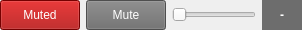
     <widget class="QWidget" name="VolumeSliderControl" native="true">
      <property name="sizePolicy">
       <sizepolicy hsizetype="Expanding" vsizetype="Fixed">
        <horstretch>0</horstretch>
        <verstretch>0</verstretch>
       </sizepolicy>
      </property>
      <property name="minimumSize">
       <size>
        <width>0</width>
        <height>30</height>
       </size>
      </property>
      <property name="maximumSize">
       <size>
        <width>16777215</width>
        <height>30</height>
       </size>
      </property>
      <layout class="QHBoxLayout" name="Layout_Volume">
       <property name="leftMargin">
        <number>0</number>
       </property>
       <property name="topMargin">
        <number>0</number>
       </property>
       <property name="rightMargin">
        <number>0</number>
       </property>
       <property name="bottomMargin">
        <number>0</number>
       </property>
       <item>
        <widget class="QPushButton" name="pushButtonUnMute">
         <property name="sizePolicy">
          <sizepolicy hsizetype="Fixed" vsizetype="Fixed">
           <horstretch>0</horstretch>
           <verstretch>0</verstretch>
          </sizepolicy>
         </property>
         <property name="minimumSize">
          <size>
           <width>80</width>
           <height>30</height>
          </size>
         </property>
         <property name="maximumSize">
          <size>
           <width>80</width>
           <height>30</height>
          </size>
         </property>
         <property name="styleSheet">
          <string notr="true">color: rgb(255, 255, 255);
background-color: rgb(164, 0, 0);
outline: none;</string>
         </property>
         <property name="text">
          <string>Muted</string>
         </property>
        </widget>
       </item>
       <item>
        <widget class="QPushButton" name="pushButtonMute">
         <property name="sizePolicy">
          <sizepolicy hsizetype="Fixed" vsizetype="Fixed">
           <horstretch>0</horstretch>
           <verstretch>0</verstretch>
          </sizepolicy>
         </property>
         <property name="minimumSize">
          <size>
           <width>80</width>
           <height>30</height>
          </size>
         </property>
         <property name="maximumSize">
          <size>
           <width>80</width>
           <height>30</height>
          </size>
         </property>
         <property name="styleSheet">
          <string notr="true">color: rgb(255, 255, 255);
background-color: #6d6d6d;
outline: none;</string>
         </property>
         <property name="text">
          <string>Mute</string>
         </property>
         <property name="flat">
          <bool>false</bool>
         </property>
        </widget>
       </item>
       <item>
        <widget class="QSlider" name="horizontalSliderVolume">
         <property name="sizePolicy">
          <sizepolicy hsizetype="Expanding" vsizetype="Minimum">
           <horstretch>0</horstretch>
           <verstretch>0</verstretch>
          </sizepolicy>
         </property>
         <property name="minimumSize">
          <size>
           <width>0</width>
           <height>30</height>
          </size>
         </property>
         <property name="styleSheet">
          <string notr="true">QSlider::groove:horizontal { background: #6d6d6d; height: 32px;}
QSlider::handle:horizontal { background: rgb(64, 191, 191); height: 52px; width: 52px; margin: 0 0;};
outline: none;</string>
         </property>
         <property name="maximum">
          <number>100</number>
         </property>
         <property name="orientation">
          <enum>Qt::Horizontal</enum>
         </property>
        </widget>
       </item>
       <item>
        <widget class="QLabel" name="volumeValueLabel">
         <property name="sizePolicy">
          <sizepolicy hsizetype="Preferred" vsizetype="Minimum">
           <horstretch>0</horstretch>
           <verstretch>0</verstretch>
          </sizepolicy>
         </property>
         <property name="minimumSize">
          <size>
           <width>40</width>
           <height>30</height>
          </size>
         </property>
         <property name="maximumSize">
          <size>
           <width>40</width>
           <height>16777215</height>
          </size>
         </property>
         <property name="font">
          <font>
           <weight>75</weight>
           <bold>true</bold>
          </font>
         </property>
         <property name="styleSheet">
          <string notr="true">color: rgb(255, 255, 255);
background-color: #6d6d6d;</string>
         </property>
         <property name="text">
          <string>-</string>
         </property>
         <property name="alignment">
          <set>Qt::AlignCenter</set>
         </property>
        </widget>
       </item>
      </layout>
     </widget>
